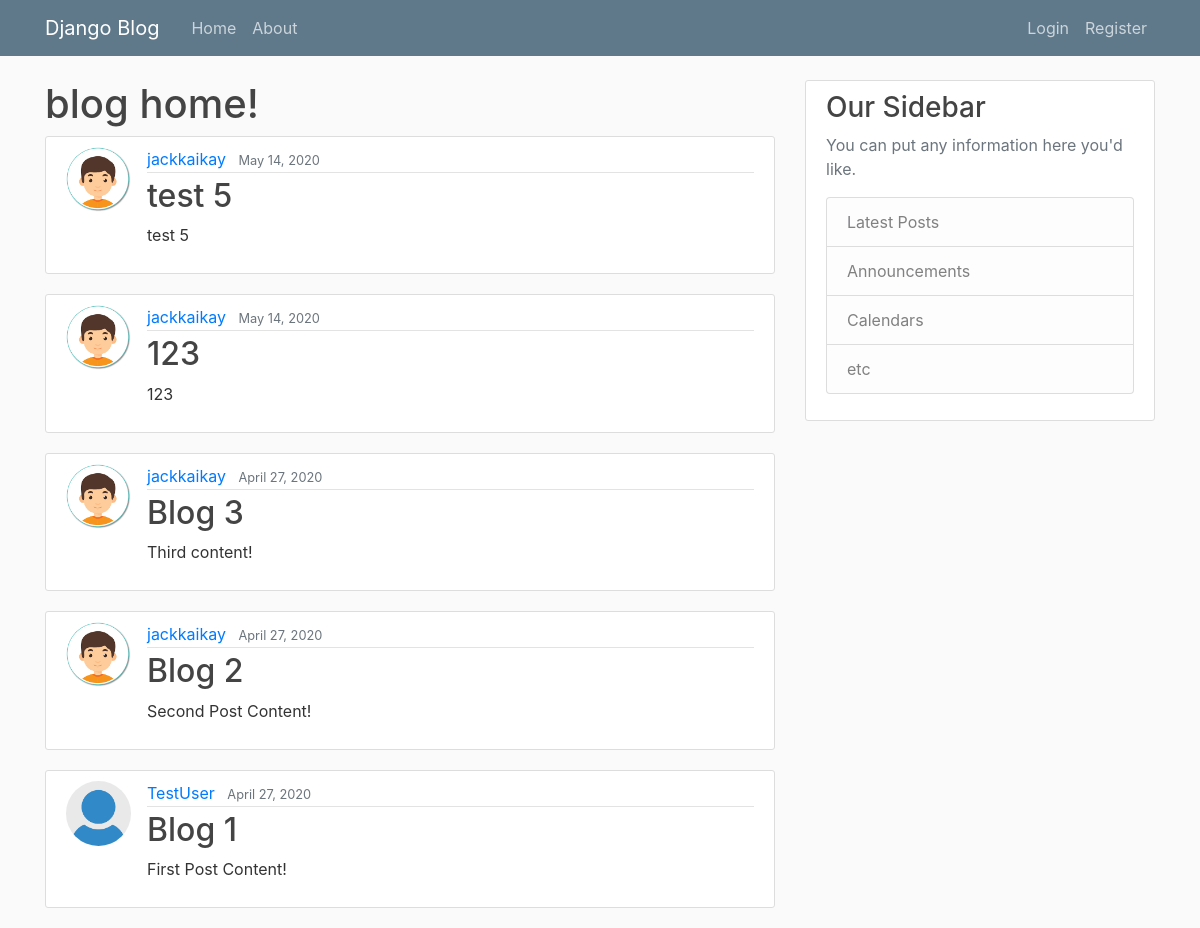
Before: / with the older database file.
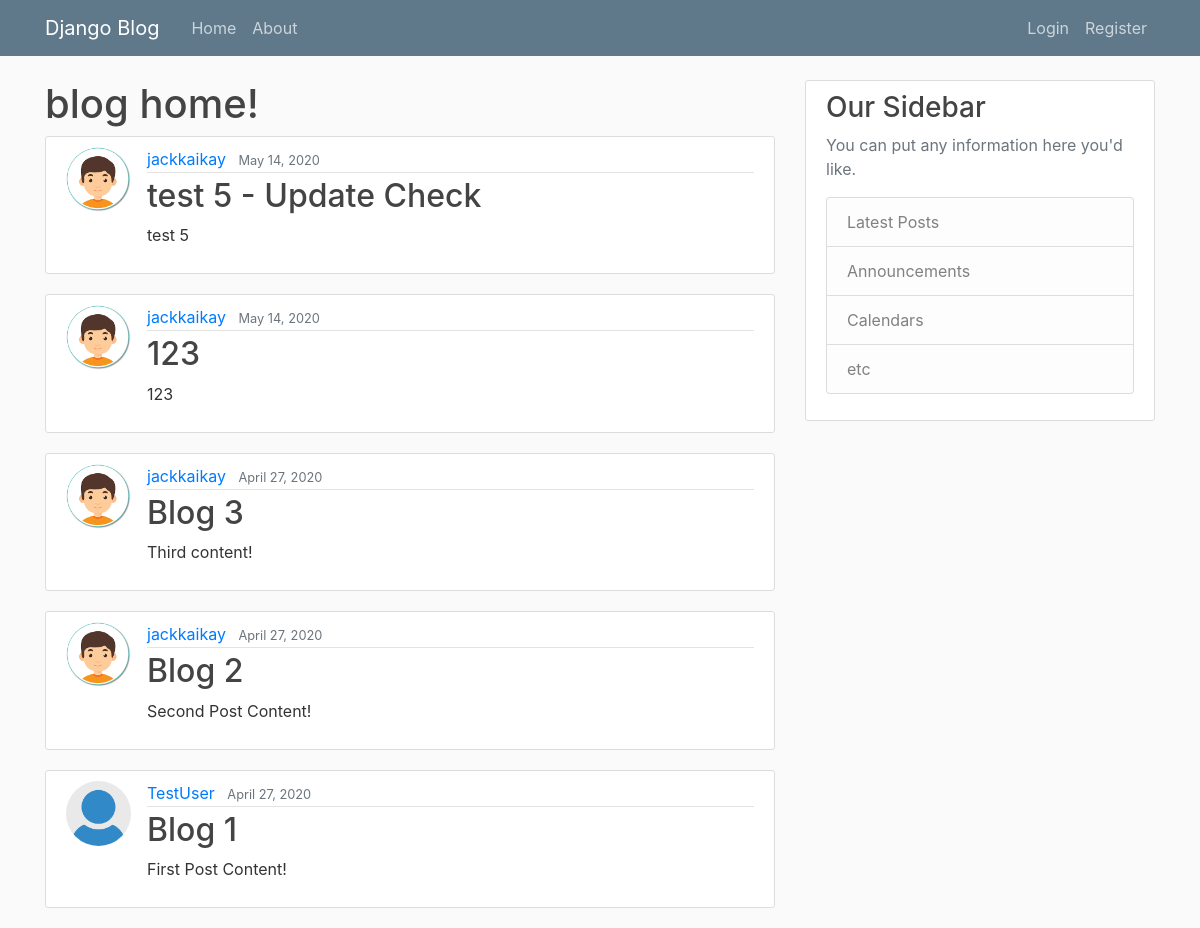
After: the same page with the newer database file.
### blog/models.py (models this page shows, shortened)
class Post(models.Model):
    title = models.CharField(max_length=100)
    content = models.TextField(max_length=500)
    date_posted = models.DateTimeField(default=timezone.now)
    author = models.ForeignKey(User, on_delete=models.CASCADE)

### users/models.py (models this page shows, shortened)
class Profile(models.Model):
    user = models.OneToOneField(User, on_delete=models.CASCADE)
    image = models.ImageField(default='default.jpg', upload_to='profile_pics')

### blog/views.py (the view)
# urls.py: path('', PostListView.as_view() , name='blog-home'),
class PostListView(ListView):
    model = Post
    template_name = 'blog/home.html'
    context_object_name = 'posts'
    ordering = ['-date_posted']

### blog/templates/blog/home.html
{% extends "blog/base.html" %}
{% block content %}
        <h1> blog home!</h1>
        {% for post in posts %}
            <article class="media content-section">
                <img class='rounded-circle article-img' src="{{ post.author.profile.image.url }}">
              <div class="media-body">
                <div class="article-metadata">
                  <a class="mr-2" href="#">{{ post.author }}</a>
                  <small class="text-muted">{{ post.date_posted|date:"F d, Y" }}</small>
                </div>
                <h2><a class="article-title" href="{% url 'post-detail' post.id %}">{{ post.title }}</a></h2>
                <p class="article-content">{{ post.content }}</p>
              </div>
            </article>
        {% endfor %}
{% endblock content%}

Changed rows visible on the page:
changed Post "test 5": title "test 5" → "test 5 - Update Check"
